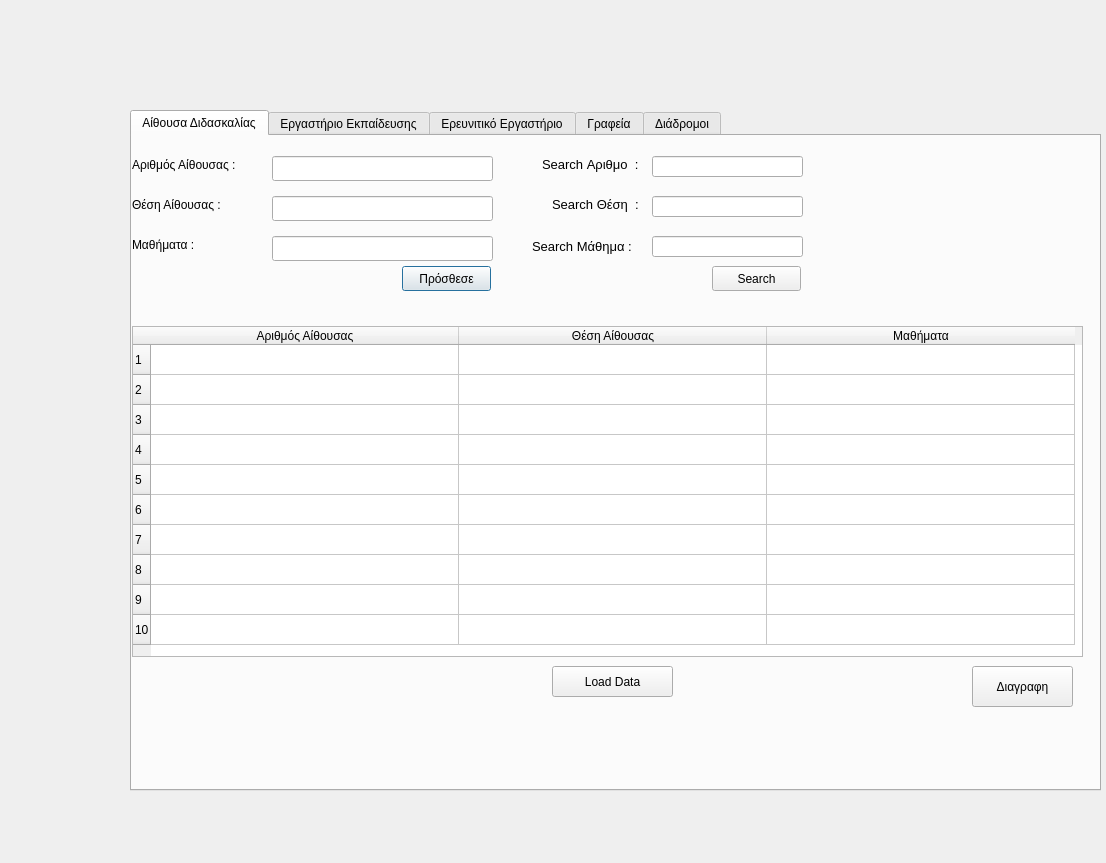
<?xml version="1.0" encoding="UTF-8"?>
<ui version="4.0">
 <class>Dialog</class>
 <widget class="QDialog" name="Dialog">
  <property name="geometry">
   <rect>
    <x>0</x>
    <y>0</y>
    <width>1106</width>
    <height>863</height>
   </rect>
  </property>
  <property name="windowTitle">
   <string>Dialog</string>
  </property>
  <widget class="QTabWidget" name="tablewidget">
   <property name="geometry">
    <rect>
     <x>130</x>
     <y>110</y>
     <width>971</width>
     <height>681</height>
    </rect>
   </property>
   <property name="currentIndex">
    <number>0</number>
   </property>
   <widget class="QWidget" name="tab">
    <attribute name="title">
     <string>Αίθουσα Διδασκαλίας</string>
    </attribute>
    <widget class="QTableWidget" name="tableWidget">
     <property name="geometry">
      <rect>
       <x>0</x>
       <y>190</y>
       <width>951</width>
       <height>331</height>
      </rect>
     </property>
     <property name="rowCount">
      <number>10</number>
     </property>
     <attribute name="horizontalHeaderDefaultSectionSize">
      <number>308</number>
     </attribute>
     <row/>
     <row/>
     <row/>
     <row/>
     <row/>
     <row/>
     <row/>
     <row/>
     <row/>
     <row/>
     <column>
      <property name="text">
       <string>Αριθμός Αίθουσας</string>
      </property>
     </column>
     <column>
      <property name="text">
       <string>Θέση Αίθουσας</string>
      </property>
     </column>
     <column>
      <property name="text">
       <string>Μαθήματα</string>
      </property>
     </column>
    </widget>
    <widget class="QPushButton" name="btnProsthese_1">
     <property name="geometry">
      <rect>
       <x>270</x>
       <y>130</y>
       <width>89</width>
       <height>25</height>
      </rect>
     </property>
     <property name="text">
      <string>Πρόσθεσε</string>
     </property>
    </widget>
    <widget class="QPushButton" name="btnDiagrafi_1">
     <property name="geometry">
      <rect>
       <x>840</x>
       <y>530</y>
       <width>101</width>
       <height>41</height>
      </rect>
     </property>
     <property name="text">
      <string>Διαγραφη</string>
     </property>
    </widget>
    <widget class="QLabel" name="arithmosEthousas1">
     <property name="geometry">
      <rect>
       <x>0</x>
       <y>20</y>
       <width>131</width>
       <height>17</height>
      </rect>
     </property>
     <property name="text">
      <string>Αριθμός Αίθουσας :</string>
     </property>
    </widget>
    <widget class="QLineEdit" name="txtArithmosEthousas_1">
     <property name="geometry">
      <rect>
       <x>140</x>
       <y>20</y>
       <width>221</width>
       <height>25</height>
      </rect>
     </property>
    </widget>
    <widget class="QLabel" name="thesiEthousas1">
     <property name="geometry">
      <rect>
       <x>0</x>
       <y>60</y>
       <width>121</width>
       <height>17</height>
      </rect>
     </property>
     <property name="text">
      <string>Θέση Αίθουσας :</string>
     </property>
    </widget>
    <widget class="QLabel" name="Mathimata1">
     <property name="geometry">
      <rect>
       <x>0</x>
       <y>100</y>
       <width>81</width>
       <height>17</height>
      </rect>
     </property>
     <property name="text">
      <string>Μαθήματα :</string>
     </property>
    </widget>
    <widget class="QLineEdit" name="txtThesiEthousas_1">
     <property name="geometry">
      <rect>
       <x>140</x>
       <y>60</y>
       <width>221</width>
       <height>25</height>
      </rect>
     </property>
    </widget>
    <widget class="QLineEdit" name="txtMathimata_1">
     <property name="geometry">
      <rect>
       <x>140</x>
       <y>100</y>
       <width>221</width>
       <height>25</height>
      </rect>
     </property>
    </widget>
    <widget class="QLabel" name="Search1">
     <property name="geometry">
      <rect>
       <x>410</x>
       <y>20</y>
       <width>101</width>
       <height>17</height>
      </rect>
     </property>
     <property name="font">
      <font>
       <pointsize>10</pointsize>
      </font>
     </property>
     <property name="lineWidth">
      <number>1</number>
     </property>
     <property name="text">
      <string>Search Αριθμο  :</string>
     </property>
    </widget>
    <widget class="QLineEdit" name="txtSearch_Bar_1">
     <property name="geometry">
      <rect>
       <x>520</x>
       <y>20</y>
       <width>151</width>
       <height>21</height>
      </rect>
     </property>
    </widget>
    <widget class="QPushButton" name="btnLoadData_1">
     <property name="geometry">
      <rect>
       <x>420</x>
       <y>530</y>
       <width>121</width>
       <height>31</height>
      </rect>
     </property>
     <property name="text">
      <string>Load Data</string>
     </property>
    </widget>
    <widget class="QPushButton" name="btnSearch_1">
     <property name="geometry">
      <rect>
       <x>580</x>
       <y>130</y>
       <width>89</width>
       <height>25</height>
      </rect>
     </property>
     <property name="text">
      <string>Search</string>
     </property>
    </widget>
    <widget class="QLineEdit" name="txtSearch_Bar_6">
     <property name="geometry">
      <rect>
       <x>520</x>
       <y>60</y>
       <width>151</width>
       <height>21</height>
      </rect>
     </property>
    </widget>
    <widget class="QLabel" name="Search1_2">
     <property name="geometry">
      <rect>
       <x>420</x>
       <y>60</y>
       <width>101</width>
       <height>17</height>
      </rect>
     </property>
     <property name="font">
      <font>
       <pointsize>10</pointsize>
      </font>
     </property>
     <property name="lineWidth">
      <number>1</number>
     </property>
     <property name="text">
      <string>Search Θέση  :</string>
     </property>
    </widget>
    <widget class="QLineEdit" name="txtSearch_Bar_7">
     <property name="geometry">
      <rect>
       <x>520</x>
       <y>100</y>
       <width>151</width>
       <height>21</height>
      </rect>
     </property>
    </widget>
    <widget class="QLabel" name="Search1_3">
     <property name="geometry">
      <rect>
       <x>400</x>
       <y>100</y>
       <width>101</width>
       <height>20</height>
      </rect>
     </property>
     <property name="font">
      <font>
       <pointsize>10</pointsize>
      </font>
     </property>
     <property name="lineWidth">
      <number>1</number>
     </property>
     <property name="text">
      <string>Search Μάθημα :</string>
     </property>
    </widget>
   </widget>
   <widget class="QWidget" name="tab_2">
    <attribute name="title">
     <string>Εργαστήριο Εκπαίδευσης</string>
    </attribute>
    <widget class="QTableWidget" name="tableWidget_2">
     <property name="geometry">
      <rect>
       <x>0</x>
       <y>190</y>
       <width>951</width>
       <height>331</height>
      </rect>
     </property>
     <property name="rowCount">
      <number>10</number>
     </property>
     <attribute name="horizontalHeaderDefaultSectionSize">
      <number>308</number>
     </attribute>
     <row/>
     <row/>
     <row/>
     <row/>
     <row/>
     <row/>
     <row/>
     <row/>
     <row/>
     <row/>
     <column>
      <property name="text">
       <string>Αριθμός Αίθουσας</string>
      </property>
     </column>
     <column>
      <property name="text">
       <string>Υλικά</string>
      </property>
     </column>
     <column>
      <property name="text">
       <string>Μαθήματα</string>
      </property>
     </column>
    </widget>
    <widget class="QLabel" name="ArithmosEthousas2">
     <property name="geometry">
      <rect>
       <x>0</x>
       <y>20</y>
       <width>131</width>
       <height>17</height>
      </rect>
     </property>
     <property name="text">
      <string>Αριθμός Αίθουσας :</string>
     </property>
    </widget>
    <widget class="QLabel" name="Ylika1">
     <property name="geometry">
      <rect>
       <x>0</x>
       <y>60</y>
       <width>121</width>
       <height>17</height>
      </rect>
     </property>
     <property name="text">
      <string>Υλικά :</string>
     </property>
    </widget>
    <widget class="QLabel" name="Mathimata2">
     <property name="geometry">
      <rect>
       <x>0</x>
       <y>100</y>
       <width>81</width>
       <height>17</height>
      </rect>
     </property>
     <property name="text">
      <string>Μαθήματα :</string>
     </property>
    </widget>
    <widget class="QLineEdit" name="txtArithmosEthousas_2">
     <property name="geometry">
      <rect>
       <x>140</x>
       <y>20</y>
       <width>221</width>
       <height>25</height>
      </rect>
     </property>
    </widget>
    <widget class="QLineEdit" name="txtYlika_1">
     <property name="geometry">
      <rect>
       <x>140</x>
       <y>60</y>
       <width>221</width>
       <height>25</height>
      </rect>
     </property>
    </widget>
    <widget class="QLineEdit" name="txtMathimata_2">
     <property name="geometry">
      <rect>
       <x>140</x>
       <y>100</y>
       <width>221</width>
       <height>25</height>
      </rect>
     </property>
    </widget>
    <widget class="QLabel" name="Search2">
     <property name="geometry">
      <rect>
       <x>500</x>
       <y>20</y>
       <width>67</width>
       <height>17</height>
      </rect>
     </property>
     <property name="lineWidth">
      <number>1</number>
     </property>
     <property name="text">
      <string>Search :</string>
     </property>
    </widget>
    <widget class="QPushButton" name="btnDiagrafi_2">
     <property name="geometry">
      <rect>
       <x>840</x>
       <y>530</y>
       <width>101</width>
       <height>41</height>
      </rect>
     </property>
     <property name="text">
      <string>Διαγραφη</string>
     </property>
    </widget>
    <widget class="QLineEdit" name="txtSearch_Bar_2">
     <property name="geometry">
      <rect>
       <x>560</x>
       <y>14</y>
       <width>161</width>
       <height>31</height>
      </rect>
     </property>
    </widget>
    <widget class="QPushButton" name="btnProsthese_2">
     <property name="geometry">
      <rect>
       <x>270</x>
       <y>130</y>
       <width>89</width>
       <height>25</height>
      </rect>
     </property>
     <property name="text">
      <string>Πρόσθεσε</string>
     </property>
    </widget>
    <widget class="QPushButton" name="btnLoadData_2">
     <property name="geometry">
      <rect>
       <x>420</x>
       <y>530</y>
       <width>121</width>
       <height>31</height>
      </rect>
     </property>
     <property name="text">
      <string>Load Data</string>
     </property>
    </widget>
   </widget>
   <widget class="QWidget" name="tab_3">
    <attribute name="title">
     <string>Ερευνιτικό Εργαστήριο</string>
    </attribute>
    <widget class="QTableWidget" name="tableWidget_4">
     <property name="geometry">
      <rect>
       <x>0</x>
       <y>190</y>
       <width>951</width>
       <height>331</height>
      </rect>
     </property>
     <property name="rowCount">
      <number>10</number>
     </property>
     <attribute name="horizontalHeaderDefaultSectionSize">
      <number>231</number>
     </attribute>
     <row/>
     <row/>
     <row/>
     <row/>
     <row/>
     <row/>
     <row/>
     <row/>
     <row/>
     <row/>
     <column>
      <property name="text">
       <string>Αριθμός Αίθουσας</string>
      </property>
     </column>
     <column>
      <property name="text">
       <string>Θέση Αίθουσας</string>
      </property>
     </column>
     <column>
      <property name="text">
       <string>Μαθήματα</string>
      </property>
     </column>
     <column>
      <property name="text">
       <string>Θέμα Έρευνας</string>
      </property>
     </column>
    </widget>
    <widget class="QPushButton" name="btnDiagrafi_3">
     <property name="geometry">
      <rect>
       <x>840</x>
       <y>530</y>
       <width>101</width>
       <height>41</height>
      </rect>
     </property>
     <property name="text">
      <string>Διαγραφη</string>
     </property>
    </widget>
    <widget class="QLabel" name="ArithmosEthousas3">
     <property name="geometry">
      <rect>
       <x>0</x>
       <y>10</y>
       <width>131</width>
       <height>17</height>
      </rect>
     </property>
     <property name="text">
      <string>Αριθμός Αίθουσας :</string>
     </property>
    </widget>
    <widget class="QLabel" name="ThesiEthousas3">
     <property name="geometry">
      <rect>
       <x>0</x>
       <y>40</y>
       <width>131</width>
       <height>17</height>
      </rect>
     </property>
     <property name="text">
      <string>Θέση Αίθουσας :</string>
     </property>
    </widget>
    <widget class="QLabel" name="ThemaErevnas1">
     <property name="geometry">
      <rect>
       <x>0</x>
       <y>100</y>
       <width>131</width>
       <height>17</height>
      </rect>
     </property>
     <property name="text">
      <string>Θέμα Ερεύνας :</string>
     </property>
    </widget>
    <widget class="QLabel" name="Mathimata3">
     <property name="geometry">
      <rect>
       <x>0</x>
       <y>70</y>
       <width>131</width>
       <height>17</height>
      </rect>
     </property>
     <property name="text">
      <string>Μάθημα :</string>
     </property>
    </widget>
    <widget class="QLineEdit" name="txtArithmosEthousas_3">
     <property name="geometry">
      <rect>
       <x>140</x>
       <y>10</y>
       <width>221</width>
       <height>25</height>
      </rect>
     </property>
    </widget>
    <widget class="QLineEdit" name="txtThesiEthousas_3">
     <property name="geometry">
      <rect>
       <x>140</x>
       <y>40</y>
       <width>221</width>
       <height>25</height>
      </rect>
     </property>
    </widget>
    <widget class="QLineEdit" name="txtMathimata_3">
     <property name="geometry">
      <rect>
       <x>140</x>
       <y>70</y>
       <width>221</width>
       <height>25</height>
      </rect>
     </property>
    </widget>
    <widget class="QLineEdit" name="txtThemaErevnas_1">
     <property name="geometry">
      <rect>
       <x>140</x>
       <y>100</y>
       <width>221</width>
       <height>25</height>
      </rect>
     </property>
    </widget>
    <widget class="QPushButton" name="btnProsthese_3">
     <property name="geometry">
      <rect>
       <x>270</x>
       <y>130</y>
       <width>89</width>
       <height>25</height>
      </rect>
     </property>
     <property name="text">
      <string>Πρόσθεσε</string>
     </property>
    </widget>
    <widget class="QLabel" name="Serach3">
     <property name="geometry">
      <rect>
       <x>500</x>
       <y>20</y>
       <width>67</width>
       <height>17</height>
      </rect>
     </property>
     <property name="lineWidth">
      <number>1</number>
     </property>
     <property name="text">
      <string>Search :</string>
     </property>
    </widget>
    <widget class="QLineEdit" name="txtSearch_Bar_3">
     <property name="geometry">
      <rect>
       <x>560</x>
       <y>14</y>
       <width>161</width>
       <height>31</height>
      </rect>
     </property>
    </widget>
    <widget class="QPushButton" name="btnLoadData_3">
     <property name="geometry">
      <rect>
       <x>420</x>
       <y>530</y>
       <width>121</width>
       <height>31</height>
      </rect>
     </property>
     <property name="text">
      <string>Load Data</string>
     </property>
    </widget>
   </widget>
   <widget class="QWidget" name="tab_4">
    <attribute name="title">
     <string>Γραφεία</string>
    </attribute>
    <widget class="QTableWidget" name="tableWidget_3">
     <property name="geometry">
      <rect>
       <x>0</x>
       <y>190</y>
       <width>951</width>
       <height>331</height>
      </rect>
     </property>
     <property name="rowCount">
      <number>10</number>
     </property>
     <attribute name="horizontalHeaderDefaultSectionSize">
      <number>308</number>
     </attribute>
     <row/>
     <row/>
     <row/>
     <row/>
     <row/>
     <row/>
     <row/>
     <row/>
     <row/>
     <row/>
     <column>
      <property name="text">
       <string>Αριθμός Γραφείου</string>
      </property>
     </column>
     <column>
      <property name="text">
       <string>Θέση Γραφείου</string>
      </property>
     </column>
     <column>
      <property name="text">
       <string>Καθηγητές</string>
      </property>
     </column>
    </widget>
    <widget class="QLabel" name="ArithmosGrafeiou1">
     <property name="geometry">
      <rect>
       <x>0</x>
       <y>20</y>
       <width>131</width>
       <height>17</height>
      </rect>
     </property>
     <property name="text">
      <string>Αριθμός Γραφείου :</string>
     </property>
    </widget>
    <widget class="QLabel" name="ThesiGrafeiou1">
     <property name="geometry">
      <rect>
       <x>0</x>
       <y>60</y>
       <width>131</width>
       <height>17</height>
      </rect>
     </property>
     <property name="text">
      <string>Θέση Γραφείου :</string>
     </property>
    </widget>
    <widget class="QLabel" name="Kathigitis1">
     <property name="geometry">
      <rect>
       <x>0</x>
       <y>100</y>
       <width>131</width>
       <height>17</height>
      </rect>
     </property>
     <property name="text">
      <string>Καθηγητής :</string>
     </property>
    </widget>
    <widget class="QLineEdit" name="txtArithmosGrafeiou_1">
     <property name="geometry">
      <rect>
       <x>140</x>
       <y>20</y>
       <width>221</width>
       <height>25</height>
      </rect>
     </property>
    </widget>
    <widget class="QLineEdit" name="txtThesiGrafeiou_1">
     <property name="geometry">
      <rect>
       <x>140</x>
       <y>60</y>
       <width>221</width>
       <height>25</height>
      </rect>
     </property>
    </widget>
    <widget class="QLineEdit" name="txtKathigitis_1">
     <property name="geometry">
      <rect>
       <x>140</x>
       <y>100</y>
       <width>221</width>
       <height>25</height>
      </rect>
     </property>
    </widget>
    <widget class="QPushButton" name="btnProsthese_4">
     <property name="geometry">
      <rect>
       <x>270</x>
       <y>130</y>
       <width>89</width>
       <height>25</height>
      </rect>
     </property>
     <property name="text">
      <string>Πρόσθεσε</string>
     </property>
    </widget>
    <widget class="QPushButton" name="btnDiagrafi_4">
     <property name="geometry">
      <rect>
       <x>840</x>
       <y>530</y>
       <width>101</width>
       <height>41</height>
      </rect>
     </property>
     <property name="text">
      <string>Διαγραφη</string>
     </property>
    </widget>
    <widget class="QLabel" name="Search4">
     <property name="geometry">
      <rect>
       <x>500</x>
       <y>20</y>
       <width>67</width>
       <height>17</height>
      </rect>
     </property>
     <property name="lineWidth">
      <number>1</number>
     </property>
     <property name="text">
      <string>Search :</string>
     </property>
    </widget>
    <widget class="QLineEdit" name="txtSearch_Bar_4">
     <property name="geometry">
      <rect>
       <x>560</x>
       <y>14</y>
       <width>161</width>
       <height>31</height>
      </rect>
     </property>
    </widget>
    <widget class="QPushButton" name="btnLoadData_4">
     <property name="geometry">
      <rect>
       <x>420</x>
       <y>530</y>
       <width>121</width>
       <height>31</height>
      </rect>
     </property>
     <property name="text">
      <string>Load Data</string>
     </property>
    </widget>
   </widget>
   <widget class="QWidget" name="tab_5">
    <attribute name="title">
     <string>Διάδρομοι</string>
    </attribute>
    <widget class="QTableWidget" name="tableWidget_5">
     <property name="geometry">
      <rect>
       <x>0</x>
       <y>170</y>
       <width>621</width>
       <height>341</height>
      </rect>
     </property>
     <property name="rowCount">
      <number>10</number>
     </property>
     <attribute name="horizontalHeaderDefaultSectionSize">
      <number>298</number>
     </attribute>
     <row/>
     <row/>
     <row/>
     <row/>
     <row/>
     <row/>
     <row/>
     <row/>
     <row/>
     <row/>
     <column>
      <property name="text">
       <string>Αριθμός Διαδρόμου</string>
      </property>
     </column>
     <column>
      <property name="text">
       <string>Θέση Διαδρόμου</string>
      </property>
     </column>
    </widget>
    <widget class="QLineEdit" name="txtArithmosDiadromou_1">
     <property name="geometry">
      <rect>
       <x>150</x>
       <y>20</y>
       <width>221</width>
       <height>25</height>
      </rect>
     </property>
    </widget>
    <widget class="QLineEdit" name="txtThesiDiadromou_1">
     <property name="geometry">
      <rect>
       <x>150</x>
       <y>70</y>
       <width>221</width>
       <height>25</height>
      </rect>
     </property>
    </widget>
    <widget class="QLabel" name="ArithmosDiadromou1">
     <property name="geometry">
      <rect>
       <x>0</x>
       <y>20</y>
       <width>151</width>
       <height>17</height>
      </rect>
     </property>
     <property name="text">
      <string>Αριθμός Διαδρόμου :</string>
     </property>
    </widget>
    <widget class="QLabel" name="ThesiDiadromou1">
     <property name="geometry">
      <rect>
       <x>0</x>
       <y>70</y>
       <width>131</width>
       <height>17</height>
      </rect>
     </property>
     <property name="text">
      <string>Θέση Διαδρόμου :</string>
     </property>
    </widget>
    <widget class="QLabel" name="Search5">
     <property name="geometry">
      <rect>
       <x>400</x>
       <y>20</y>
       <width>67</width>
       <height>17</height>
      </rect>
     </property>
     <property name="lineWidth">
      <number>1</number>
     </property>
     <property name="text">
      <string>Search :</string>
     </property>
    </widget>
    <widget class="QLineEdit" name="txtSearch_Bar_5">
     <property name="geometry">
      <rect>
       <x>460</x>
       <y>10</y>
       <width>161</width>
       <height>31</height>
      </rect>
     </property>
    </widget>
    <widget class="QPushButton" name="btnProsthese_5">
     <property name="geometry">
      <rect>
       <x>280</x>
       <y>100</y>
       <width>89</width>
       <height>25</height>
      </rect>
     </property>
     <property name="text">
      <string>Πρόσθεσε</string>
     </property>
    </widget>
    <widget class="QPushButton" name="btnDiagrafi_5">
     <property name="geometry">
      <rect>
       <x>520</x>
       <y>520</y>
       <width>101</width>
       <height>41</height>
      </rect>
     </property>
     <property name="text">
      <string>Διαγραφη</string>
     </property>
    </widget>
    <widget class="QPushButton" name="btnLoadData_5">
     <property name="geometry">
      <rect>
       <x>260</x>
       <y>530</y>
       <width>121</width>
       <height>31</height>
      </rect>
     </property>
     <property name="text">
      <string>Load Data</string>
     </property>
    </widget>
    <widget class="QTableWidget" name="tableWidget_6">
     <property name="geometry">
      <rect>
       <x>650</x>
       <y>0</y>
       <width>331</width>
       <height>171</height>
      </rect>
     </property>
     <property name="rowCount">
      <number>5</number>
     </property>
     <property name="columnCount">
      <number>3</number>
     </property>
     <row>
      <property name="text">
       <string>1</string>
      </property>
     </row>
     <row>
      <property name="text">
       <string>2</string>
      </property>
     </row>
     <row>
      <property name="text">
       <string>3</string>
      </property>
     </row>
     <row>
      <property name="text">
       <string>4</string>
      </property>
     </row>
     <row>
      <property name="text">
       <string>5</string>
      </property>
     </row>
     <column>
      <property name="text">
       <string>Αριθμός Αίθ</string>
      </property>
     </column>
     <column>
      <property name="text">
       <string>Θέση Αίθ</string>
      </property>
     </column>
     <column>
      <property name="text">
       <string>Μάθημα</string>
      </property>
     </column>
    </widget>
   </widget>
  </widget>
 </widget>
 <resources/>
 <connections/>
</ui>
